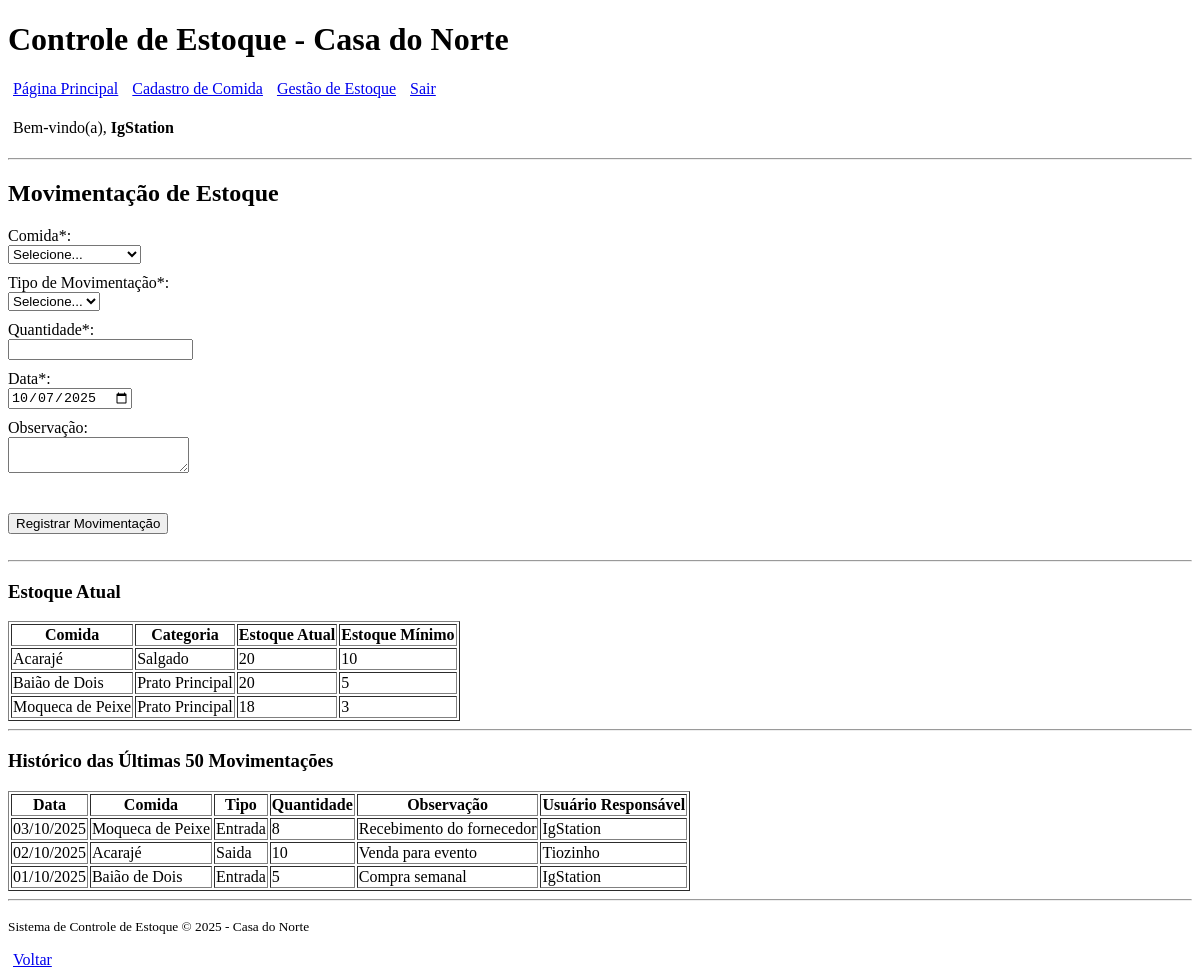
The app's page /gestao_estoque.php (signed in) with its own data.
### tables this page shows
CREATE TABLE IF NOT EXISTS comida (
    id_comida INT AUTO_INCREMENT PRIMARY KEY,
    nome VARCHAR(100) NOT NULL,
    descricao TEXT,
    categoria VARCHAR(50),
    origem VARCHAR(50),
    ingredientes TEXT,
    porcao VARCHAR(50),
    calorias INT,
    quantidade_estoque INT NOT NULL DEFAULT 0,
    estoque_minimo INT NOT NULL DEFAULT 0
);

CREATE TABLE IF NOT EXISTS movimentacao (
    id_movimentacao INT AUTO_INCREMENT PRIMARY KEY,
    id_comida INT NOT NULL,
    id_usuario INT NOT NULL,
    data_movimentacao DATE NOT NULL,
    tipo_movimentacao ENUM('entrada', 'saida') NOT NULL,
    quantidade INT NOT NULL,
    observacao VARCHAR(200),
    FOREIGN KEY (id_comida) REFERENCES comida(id_comida),
    FOREIGN KEY (id_usuario) REFERENCES usuario(id_usuario)
);

CREATE TABLE IF NOT EXISTS usuario (
    id_usuario INT AUTO_INCREMENT PRIMARY KEY,
    nome VARCHAR(100) NOT NULL,
    login VARCHAR(50) NOT NULL UNIQUE,
    senha VARCHAR(32) NOT NULL 
);

### gestao_estoque.php (the view, shortened to what this page needs)
<?php
$pdo = conectar();
$stmt_estoques = $pdo->query("
    SELECT
        c.id_comida,
        c.nome,
        c.categoria,
        c.estoque_minimo,
        (c.quantidade_estoque + IFNULL((SELECT SUM(CASE WHEN m.tipo_movimentacao = 'entrada' THEN m.quantidade ELSE -m.quantidade END) FROM movimentacao m WHERE m.id_comida = c.id_comida), 0)) as estoque_atual
    FROM comida c
    ORDER BY c.nome
");
$estoques = $stmt_estoques->fetchAll();
$stmt_historico = $pdo->query("
    SELECT m.data_movimentacao, c.nome AS nome_comida, m.tipo_movimentacao, m.quantidade, m.observacao, u.nome AS nome_usuario
    FROM movimentacao m
    JOIN comida c ON m.id_comida = c.id_comida
    JOIN usuario u ON m.id_usuario = u.id_usuario
    ORDER BY m.id_movimentacao DESC
    LIMIT 50
");
$historico = $stmt_historico->fetchAll();
?>
<!DOCTYPE html>
<html lang="pt-BR">
<head>
    <link rel="stylesheet" href="style.css">
</head>
<body>
<?php require_once 'header.php'; ?>
<h2>Movimentação de Estoque</h2>
<form method="post" action="gestao_estoque.php">
    <label for="idcomida">Comida*:</label>
    <select id="idcomida" name="idcomida" required>
        <option value="">Selecione...</option>
    </select>
    <label for="tipo">Tipo de Movimentação*:</label>
    <select id="tipo" name="tipo" required>
        <option value="">Selecione...</option>
    </select>
    <label for="quantidade">Quantidade*:</label>
    <input type="number" id="quantidade" name="quantidade" required min="1" />
    <label for="datamovimentacao">Data*:</label>
    <input type="date" id="datamovimentacao" name="datamovimentacao" required value="<?php echo date('Y-m-d'); ?>" />
    <label for="observacao">Observação:</label>
    <textarea id="observacao" name="observacao" maxlength="200"></textarea>
    <br> <br> <br>
    <button type="submit">Registrar Movimentação</button>
</form>
<br>
<hr/>
<h3>Estoque Atual</h3>
<table border="1">
    <thead>
        <tr>
            <th>Comida</th>
            <th>Categoria</th>
            <th>Estoque Atual</th>
            <th>Estoque Mínimo</th>
        </tr>
    </thead>
    <tbody>
        <?php if ($estoques): ?>
            <?php foreach ($estoques as $e): ?>
                <tr class="<?php echo ((int)$e['estoque_atual'] <= (int)$e['estoque_minimo']) ? 'estoque-baixo' : ''; ?>">
                    <td><?php echo htmlspecialchars($e['nome']); ?></td>
                    <td><?php echo htmlspecialchars($e['categoria']); ?></td>
                    <td><?php echo (int)$e['estoque_atual']; ?></td>
                    <td><?php echo (int)$e['estoque_minimo']; ?></td>
                </tr>
            <?php endforeach; ?>
        <?php else: ?>
            <tr><td colspan="4">Nenhuma comida cadastrada.</td></tr>
        <?php endif; ?>
    </tbody>
</table>
<hr/>
<h3>Histórico das Últimas 50 Movimentações</h3>
<table border="1">
    <thead>
        <tr>
            <th>Data</th>
            <th>Comida</th>
            <th>Tipo</th>
            <th>Quantidade</th>
            <th>Observação</th>
            <th>Usuário Responsável</th>
        </tr>
    </thead>
    <tbody>
        <?php if ($historico): ?>
            <?php foreach ($historico as $h): ?>
                <tr>
                    <td><?php echo htmlspecialchars(date('d/m/Y', strtotime($h['data_movimentacao']))); ?></td>
                    <td><?php echo htmlspecialchars($h['nome_comida']); ?></td>
                    <td><?php echo htmlspecialchars(ucfirst($h['tipo_movimentacao'])); ?></td>
                    <td><?php echo (int)$h['quantidade']; ?></td>
                    <td><?php echo htmlspecialchars($h['observacao']); ?></td>
                    <td><?php echo htmlspecialchars($h['nome_usuario']); ?></td>
                </tr>
            <?php endforeach; ?>
        <?php else: ?>
            <tr><td colspan="6">Nenhuma movimentação registrada.</td></tr>
        <?php endif; ?>
    </tbody>
</table>
<?php require_once 'footer.php'; ?>
</body>
</html>

### header.php (shortened to what this page needs)
<!DOCTYPE html>
<html lang="pt-BR">
<head>
    <link rel="stylesheet" href="style.css">
</head>
<body>
<header>
    <h1>Controle de Estoque - Casa do Norte</h1>
    <nav>
        <a href="principal.php">Página Principal</a>
        <a href="cadastro_comida.php">Cadastro de Comida</a>
        <a href="gestao_estoque.php">Gestão de Estoque</a>
        <a href="logout.php">Sair</a>
    </nav>
    <p style="padding: 5px;">Bem-vindo(a), <strong><?= htmlspecialchars($_SESSION['usuario_nome']) ?></strong></p>
</header>
<hr>

### footer.php
<footer>
    <hr>
    <p><small>Sistema de Controle de Estoque &copy; 2025 - Casa do Norte</small></p>
    <a href="principal.php">Voltar</a>
</footer>
</body>
</html>

### style.css (style rules this page uses)
label { display: block; margin-top: 10px; }
a { margin: 5px; }

### records on screen
comida: nome "Acarajé", categoria "Salgado", estoque_atual "20", estoque_minimo "10"
comida: nome "Baião de Dois", categoria "Prato Principal", estoque_atual "20", estoque_minimo "5"
comida: nome "Moqueca de Peixe", categoria "Prato Principal", estoque_atual "18", estoque_minimo "3"
movimentacao: data_movimentacao "03/10/2025", id_comida.nome "Moqueca de Peixe", tipo_movimentacao "Entrada", quantidade "8", observacao "Recebimento do fornecedor", id_usuario.nome "IgStation"
movimentacao: data_movimentacao "02/10/2025", id_comida.nome "Acarajé", tipo_movimentacao "Saida", quantidade "10", observacao "Venda para evento", id_usuario.nome "Tiozinho"
movimentacao: data_movimentacao "01/10/2025", id_comida.nome "Baião de Dois", tipo_movimentacao "Entrada", quantidade "5", observacao "Compra semanal", id_usuario.nome "IgStation"

### other values on screen
$_SESSION['usuario_nome'] "IgStation"
